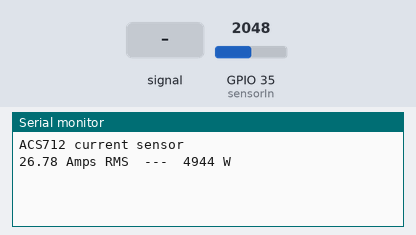
A program run on a simulated ESP32. Shown: the last lines printed to the serial monitor. The inputs (shaded band) are chosen by the test bench; at power-on: GPIO 35 (sensorIn) = 2048.

Above: at 1.2 s.
1.3 s: GPIO 35 (sensorIn) fed a 200 Hz sine of ±327 counts around its level
At 2.6 s:
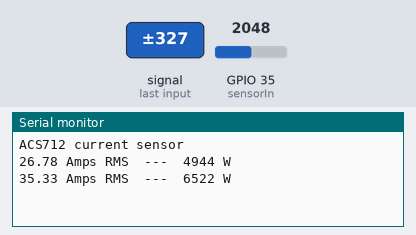
2.8 s: GPIO 35 (sensorIn) set to 2866
At 3.8 s:
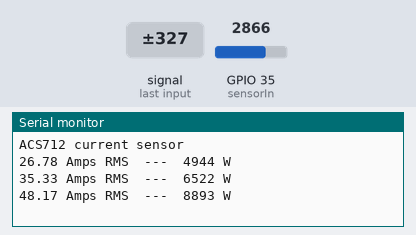
4.3 s: GPIO 35 (sensorIn) fed a 1000 Hz sine of ±1023 counts around its level
At 5.6 s:
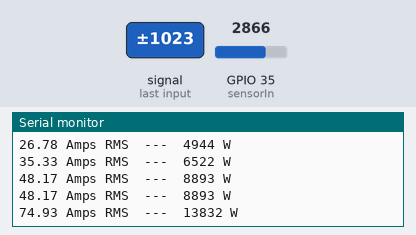
5.8 s: GPIO 35 (sensorIn) set to 3603
At 6.4 s:
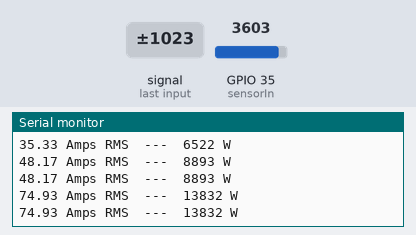
Timing chart, 0 to 8.3 s (numbered marks = the images above; inputs shaded):
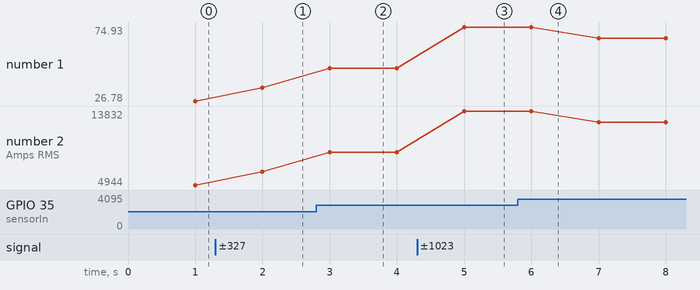

The program:

main.cpp
```cpp
#include <Arduino.h>

const int sensorIn = 35;      // pin where the OUT pin from sensor is connected on Arduino
int mVperAmp = 66;           // this the 5A version of the ACS712 -use 100 for 20A Module and 66 for 30A Module
int Watt = 0;
double Voltage = 0;
double VRMS = 0;
double AmpsRMS = 0;

float getVPP();

void setup() {
  Serial.begin (9600);
  Serial.println ("ACS712 current sensor");

}

void loop() {

  Serial.println ("");

  Voltage = getVPP();
  VRMS = (Voltage/2.0) *0.707;   //root 2 is 0.707
  AmpsRMS = (VRMS * 1000)/mVperAmp;

  Serial.print(AmpsRMS);
  Serial.print(" Amps RMS  ---  ");
  Watt = (AmpsRMS*240/1.3);      // 1.3 is an empirical calibration factor
  Serial.print(Watt);
  Serial.println(" W");
}


float getVPP()
{
  float result;
  int readValue;                // value read from the sensor
  int maxValue = 0;             // store max value here
  int minValue = 1024;          // store min value here

   uint32_t start_time = millis();
   while((millis()-start_time) < 1000) //sample for 1 Sec
   {
       readValue = analogRead(sensorIn);
       // see if you have a new maxValue
       if (readValue > maxValue)
       {
           /*record the maximum sensor value*/
           maxValue = readValue;
       }
       if (readValue < minValue)
       {
           /*record the minimum sensor value*/
           minValue = readValue;
       }
   }

   // Subtract min from max
   result = ((maxValue - minValue) * 5.0)/1024.0;

   return result;
 }
```

Measured:
- after the input at 1.3 s, the serial monitor: prints a new line after 0.70 s (image 1)
- after the input at 2.8 s, the serial monitor: prints a new line after 0.20 s (image 2)
- after the input at 4.3 s, the serial monitor: prints a new line after 0.70 s (image 3)
- plotted number 1: 26.78 → 35.33 after the input at 1.3 s, 35.33 → 48.17 after the input at 2.8 s, 48.17 → 74.93 after the input at 4.3 s, 74.93 → 67.45 after the input at 5.8 s
- plotted number 2: 4944 → 6522 after the input at 1.3 s, 6522 → 8893 after the input at 2.8 s, 8893 → 13832 after the input at 4.3 s, 13832 → 12451 after the input at 5.8 s
